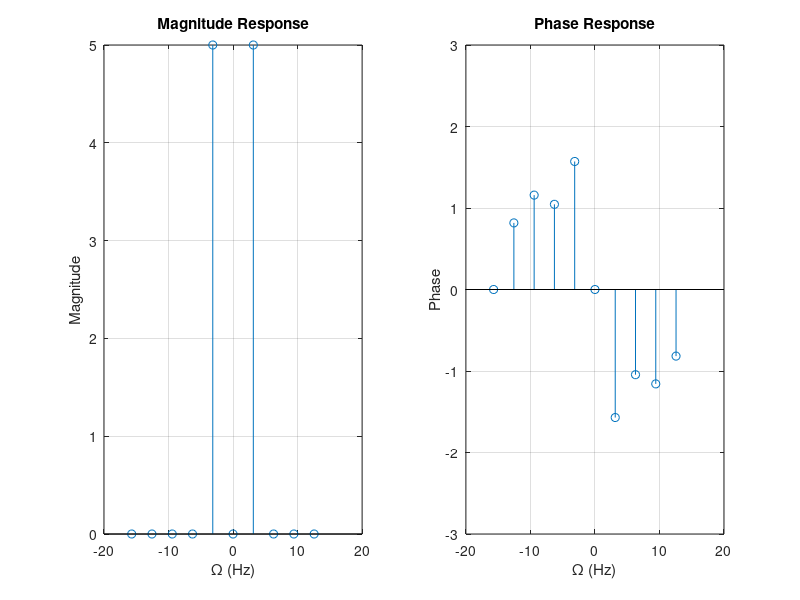

This figure's MATLAB source:
clear all
close all
clc

N = 10;
f_0 = 5;
dt = 0.02;
n = 0 : N-1;
x = sin(2 * pi * f_0 * n * dt);

X = fft(x, N);
X_shift = fftshift(X);
omega = fftshift((0 : N - 1) / N * 2 * pi);
omega(1 : N/2) = omega(1 : N/2) - 2 * pi;
Omega = omega * f_0;

figure(1);
subplot(121)
stem(Omega, abs(X_shift));
axis([-20, 20, 0, 5]);
xlabel('\Omega (Hz)');
ylabel('Magnitude');
title('Magnitude Response');
grid on;

subplot(122);
stem(Omega, angle(X_shift));
axis([-20, 20, -3, 3])
xlabel('\Omega (Hz)');
ylabel('Phase');
title('Phase Response');
grid on;
